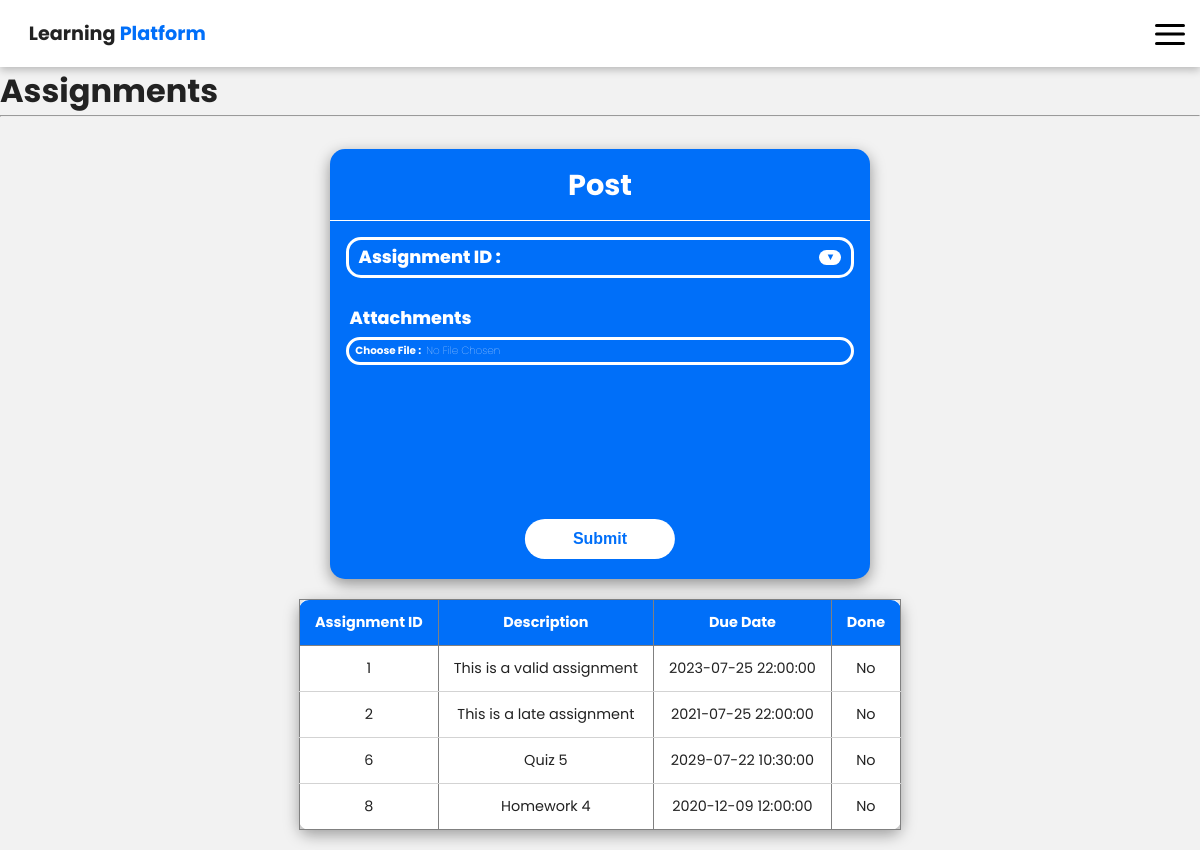
The app's page /submitassignment.php (signed in) with its own data.
### tables this page shows
CREATE TABLE `assignments` (
  `AssignmentID` int(11) NOT NULL,
  `Description` varchar(250) NOT NULL,
  `DueDate` datetime NOT NULL,
  `MaxGrade` int(11) NOT NULL DEFAULT 100
);

### submitassignment.php (the view, shortened to what this page needs)
<html lang="en">
<head>
    <link rel="stylesheet" href="styles.css">
</head>
<body>
    <?php
        $li = false;
        if(isset($_SESSION['loggedin'])){
            $li = $_SESSION['loggedin'];}
        if($li){
            echo "<h1>Assignments</h1><hr>";
            include "configusers.php";
            $getavas = $db->query("SELECT * FROM assignments"); ?>
                        <div class="container center">
                    <div class="segment">
                    <h1 class="title">Post</h1>
                    <div class="line"></div>
                    <form method="POST" enctype="multipart/form-data">
                <div class="drop-down" id="drop-down">
                    <div class="name" id="assign-drop">Assignment ID : <span id="selected-drop"></span></div>
                    <div id="drop-button">▼</div>
                </div>
                        <div class="name" id="submit-attachment">Attachments</div>
                        <label for="file-button" class="choose-file">
                            Choose File :<span id="file-text">No File Chosen</span>
                        </label>
                        <input type="submit" name="submit" value="Submit" class="submit">
                        </form>
                    </div>
            </div>
    <?php
        $username = $_SESSION['username'];
        $viewassignmentssql = "SELECT * FROM assignments";
        $res = mysqli_query($db, $viewassignmentssql);
        $resultCheck = mysqli_num_rows($res);
        $out = '<table class="table" border="1"><thead><tr>';
        if($resultCheck>0){
            $out .="<th>Assignment ID</th><th>Description</th><th>Due Date</th><th>Done</th></tr></thead><tbody>";
            while ($row = mysqli_fetch_assoc($res)){
                $out .="<tr><td>".$row['AssignmentID']."</td>";
                $out .= "<td>".$row['Description']."</td>";
                $out .= "<td>".$row['DueDate']."</td>";
                $out .="<td>".z(alreadySubmitted($username, $row['AssignmentID'], $db))."</td></tr>";
            }
            $out .="</tbody></table>";
            echo $out;
        } else {
            echo "No Assignments yet";
        }
    }else{
                    echo "Access denied<br>";
            echo '<a href="signin.php">Go Home</a><br>';;
    }
    function alreadySubmitted($u, $aid, $db){
        $checksql = "SELECT * FROM `work` WHERE `UserID` = '$u' AND `AssignmentID` = '$aid'";
        $r = mysqli_query($db, $checksql);
        $n = mysqli_num_rows($r);
        if($n == 1){return true;}else{return false;};
    }
    function z($x){
        return "No";
    }
    ?>
</body>
</html>

### styles.css (style rules this page uses)
:root { --background-color: #F2F2F2; --dark-grey:#222222; --light-grey: #dddddd; --primary-color: #006ff9; --secondary-color: #005ff3; --primary-color-light: #85bcff; }
* { margin: 0; padding: 0; box-sizing: border-box; }
body { font-family: "Poppins"; min-width: 370px; max-height: 900px; overflow-x: hidden; }
.container { margin:2em 0.8em 0 0.8em; display: flex; justify-content: space-between; }
.center { display: flex; justify-content: center; }
.segment { position: relative; color: white; width: 45vw; height:350px; background-color: #006ff9; border-radius: 15px; margin: 0; padding: 0; box-shadow: rgba(0, 0, 0, 0.4) 0px 5px 15px; }
.title { font-size: 1.5rem; position: relative; text-align: center; margin-top: 0.5em; margin-bottom: 0; }
.line { height: 1px; background-color: white; margin-top: 0.8em; }
form { padding: 1em; }
::placeholder { font-size: 0.7rem; font-family: "Roboto"; color: #adadad; }
.name { font-size: 0.8em; font-weight: 800; }
.submit { color: var(--primary-color); border: none; font-size: 0.8em; font-weight: bold; border-radius: 25px; padding: 0.7em 3em; background-color: white; cursor: pointer; position: absolute; left:50%; transform: translateX(-50%); bottom:20px; margin-top: 1em; }
.drop-down { border: 3px solid white; padding: 0.3em 0.6em; border-radius: 15px; display: flex; justify-content: space-between; align-items: center; cursor: pointer; }
.choose-file { margin-top: 0.6em; border: 3px solid white; display: flex; padding: 0.3em 0.6em; border-radius: 15px; cursor: pointer; font-size: 0.65em; font-weight: bold; }
.choose-file span { font-weight: 100; margin-left: 0.5em; }
.drop-down #drop-button { display: flex; justify-content: center; color: var(--primary-color); background-color: white; font-size: 0.6em; font-weight: bold; border-radius: 25px; border: none; height: 15px; width: 22px; }
#assign-drop { font-size: 0.65em; }
.table { border-collapse: collapse; margin: 20px auto; font-size: 0.9em; min-width: 360px; text-align: center; background-color: white; border-radius: 10px; min-height: 150px; box-shadow: rgba(0, 0, 0, 0.35) 0px 5px 15px; }
.table th, .table td { padding: 12px 15px; }
.table thead th:not(:first-child) { text-align: center; }
.table tbody tr:not(:last-child) { border-bottom: 1px solid lightgray; }
#submit-attachment { margin-top: 1.5em; margin-left: 0.2em; }
.table thead { background-color: var(--primary-color); color: white; }
.table thead th:first-child { border-radius: 10px 0 0 0; }
.table thead th:last-child { border-radius: 0 10px 0 0; }
@media screen and (min-width: 600px) { .title { font-size: 1.8em; } }
@media screen and (min-width: 600px) { .segment { height: 430px; } }
@media screen and (min-width: 600px) { .name { font-size: 1.1em; } }
@media screen and (min-width: 600px) { .drop-down .name { font-size: 1.1em; } }
@media screen and (min-width: 600px) { #assign-drop { font-size: 1.1em; } }
@media screen and (min-width: 600px) { ::placeholder { font-size: 0.9em; } }
@media screen and (min-width: 600px) { .submit { font-size: 1em; } }

### nav-style.css (style rules this page uses)
:root { --background-color: #F2F2F2; --dark-grey:#222222; --light-grey: #272727; --primary-color: #006ff9; --secondary-color: #005ff3; }
* { margin: 0; padding: 0; }
body { font-family: "Poppins"; background-color: var(--background-color); color: var(--dark-grey); min-width: 370px; overflow-x: hidden; }
.nav { display: flex; padding: 0; background-color: white; -webkit-box-shadow: rgba(0, 0, 0, 0.24) 0px 3px 8px; box-shadow: rgba(0, 0, 0, 0.24) 0px 3px 8px; align-items: center; }
.nav .logo { margin: 1em 1.5em; font-size: 1.2em; }
.nav .logo span { color:#006ff9; }
* { margin:0; padding:0; box-sizing:border-box; }
.menu { z-index: 999; width:40px; height:40px; border-radius:5px; cursor:pointer; margin: 10px; display: flex; justify-content: center; align-items: center; margin-left:auto; }
.menu div { width:30px; height:30px; position: relative; }
.menu span { width:30px; background:black; height:3px; border-radius:5px; display:block; position: absolute; top: 50%; left: 50%; transform: translate(-50%, -50%); transition: transform 0.5s, width 0.5s; }
.menu #line1 { transform: translate(-50%,-10px); }
.menu #line3 { transform: translate(-50%,8px); }

### records on screen
assignments: AssignmentID "1", Description "This is a valid assignment", DueDate "2023-07-25 22:00:00", AssignmentID "No"
assignments: AssignmentID "2", Description "This is a late assignment", DueDate "2021-07-25 22:00:00", AssignmentID "No"
assignments: AssignmentID "6", Description "Quiz 5", DueDate "2029-07-22 10:30:00", AssignmentID "No"
assignments: AssignmentID "8", Description "Homework 4", DueDate "2020-12-09 12:00:00", AssignmentID "No"
